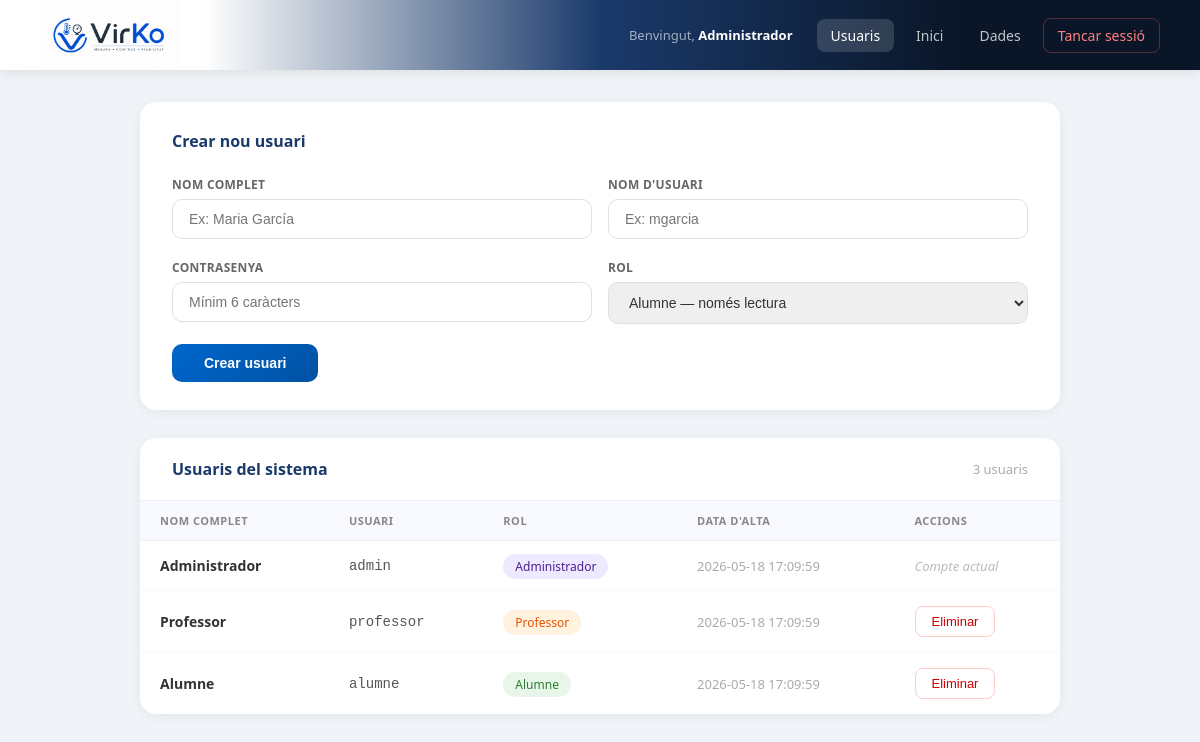
Screenshot of /admin.php (signed in) with the database file from the repository.
### tables this page shows
CREATE TABLE IF NOT EXISTS usuaris (
  id          INT AUTO_INCREMENT PRIMARY KEY,
  usuari      VARCHAR(50) UNIQUE,
  contrasenya VARCHAR(255),
  rol         VARCHAR(10),
  nom_complet VARCHAR(100),
  creat       TIMESTAMP DEFAULT CURRENT_TIMESTAMP
);

### web/admin.php (the view, shortened to what this page needs)
<?php
$conn = new mysqli("db", "root", "root", "virko");
$usuaris = $conn->query("SELECT id, usuari, nom_complet, rol, creat FROM usuaris ORDER BY FIELD(rol,'ADMIN','RW','R'), usuari");
$nom_complet = $_SESSION['nom_complet'];
?>
<!DOCTYPE html>
<html lang="ca">
<head>
</head>
<body>
<header>
  <img src="logo.png" alt="VirKO">
  <div style="display:flex;align-items:center;gap:16px">
    <span class="usuari-info">Benvingut, <strong><?= htmlspecialchars($nom_complet) ?></strong></span>
    <nav class="nav">
      <a href="admin.php" class="actiu">Usuaris</a>
      <a href="gestio.php">Inici</a>
      <a href="dades.php">Dades</a>
      <a href="?logout" class="logout">Tancar sessió</a>
    </nav>
  </div>
</header>
<main>
  <div class="formulari">
    <h2>Crear nou usuari</h2>
    <form method="POST">
      <div class="grid">
        <div>
          <label>Nom complet</label>
          <input type="text" name="nom_complet" placeholder="Ex: Maria García" required>
        </div>
        <div>
          <label>Nom d'usuari</label>
          <input type="text" name="usuari" placeholder="Ex: mgarcia" required>
        </div>
        <div>
          <label>Contrasenya</label>
          <input type="password" name="contrasenya" placeholder="Mínim 6 caràcters" required minlength="6">
        </div>
        <div>
          <label>Rol</label>
          <select name="rol">
            <option value="R">Alumne — només lectura</option>
          </select>
        </div>
      </div>
      <button type="submit" name="crear_usuari" class="crear">Crear usuari</button>
    </form>
  </div>
  <div class="taula-wrap">
    <div class="taula-cap">
      <h2>Usuaris del sistema</h2>
      <span><?= $usuaris->num_rows ?> usuaris</span>
    </div>
    <table>
      <tr>
        <th>Nom complet</th>
        <th>Usuari</th>
        <th>Rol</th>
        <th>Data d'alta</th>
        <th>Accions</th>
      </tr>
      <?php while ($u = $usuaris->fetch_assoc()): ?>
      <tr>
        <td><strong><?= htmlspecialchars($u['nom_complet']) ?></strong></td>
        <td style="font-family:monospace;color:#555"><?= htmlspecialchars($u['usuari']) ?></td>
        <td>
          <?php if ($u['rol'] === 'ADMIN'): ?>
            <span class="tag-admin">Administrador</span>
          <?php elseif ($u['rol'] === 'RW'): ?>
            <span class="tag-rw">Professor</span>
          <?php else: ?>
            <span class="tag-r">Alumne</span>
          <?php endif; ?>
        </td>
        <td style="color:#aaa;font-size:13px"><?= $u['creat'] ?></td>
        <td>
          <?php if ($u['usuari'] !== $_SESSION['usuari']): ?>
          <form method="POST" onsubmit="return confirm('Segur que vols eliminar <?= htmlspecialchars($u['nom_complet']) ?>?')">
            <button type="submit" name="eliminar_usuari" class="eliminar">Eliminar</button>
          </form>
          <?php else: ?>
          <span class="compte-actual">Compte actual</span>
          <?php endif; ?>
        </td>
      </tr>
      <?php endwhile; ?>
    </table>
  </div>
</main>
</body>
</html>

### web/admin.php (style rules this page uses)
* { box-sizing: border-box; margin: 0; padding: 0; }
body { font-family: 'Segoe UI', sans-serif; background: #f0f4f8; min-height: 100vh; }
header { background: linear-gradient(to right, #ffffff 0%, #ffffff 17%, #1a3a6b 50%, #0a1628 80%); padding: 0 40px; display: flex; align-items: center; justify-content: space-between; height: 70px; box-shadow: 0 2px 12px rgba(0,0,0,0.1); }
header img { height: 70px; }
.nav { display: flex; gap: 8px; align-items: center; }
.nav a { color: rgba(255,255,255,0.75); text-decoration: none; font-size: 14px; padding: 7px 14px; border-radius: 8px; transition: background .2s; }
.nav a.actiu { background: rgba(255,255,255,0.15); color: white; }
.nav .logout { color: #ff8080; border: 1px solid rgba(255,100,100,0.3); }
.usuari-info { color: rgba(255,255,255,0.6); font-size: 13px; margin-right: 8px; }
.usuari-info strong { color: white; }
main { max-width: 960px; margin: 32px auto; padding: 0 20px; }
.formulari { background: white; padding: 28px 32px; border-radius: 16px; box-shadow: 0 2px 12px rgba(0,0,0,0.06); margin-bottom: 28px; }
.formulari h2 { font-size: 16px; color: #1a3a6b; margin-bottom: 20px; font-weight: 600; }
.grid { display: grid; grid-template-columns: 1fr 1fr; gap: 16px; }
label { display: block; font-size: 12px; font-weight: 600; color: #666; margin-bottom: 6px; margin-top: 4px; text-transform: uppercase; letter-spacing: 0.3px; }
input, select { width: 100%; padding: 11px 16px; border: 1.5px solid #e0e0e0; border-radius: 10px; font-size: 14px; transition: border .2s; color: #333; }
button.crear { margin-top: 20px; padding: 11px 32px; background: linear-gradient(135deg, #0066cc, #0052a3); color: white; border: none; border-radius: 10px; font-size: 14px; font-weight: 600; cursor: pointer; transition: transform .1s, box-shadow .2s; }
.taula-wrap { background: white; border-radius: 16px; box-shadow: 0 2px 12px rgba(0,0,0,0.06); overflow: hidden; }
.taula-cap { padding: 20px 32px; border-bottom: 1px solid #f0f0f0; display: flex; justify-content: space-between; align-items: center; }
.taula-cap h2 { font-size: 16px; color: #1a3a6b; font-weight: 600; }
.taula-cap span { font-size: 13px; color: #aaa; }
table { width: 100%; border-collapse: collapse; }
th { background: #f8faff; padding: 12px 20px; text-align: left; font-size: 11px; color: #888; font-weight: 600; border-bottom: 1px solid #f0f0f0; text-transform: uppercase; letter-spacing: 0.5px; }
td { padding: 15px 20px; font-size: 14px; color: #333; border-bottom: 1px solid #f8f8f8; }
tr:last-child td { border-bottom: none; }
.tag-admin { background: #ede9fe; color: #4c1d95; padding: 4px 12px; border-radius: 20px; font-size: 12px; font-weight: 500; }
.tag-rw { background: #fff3e0; color: #e65100; padding: 4px 12px; border-radius: 20px; font-size: 12px; font-weight: 500; }
.tag-r { background: #e8f5e9; color: #2e7d32; padding: 4px 12px; border-radius: 20px; font-size: 12px; font-weight: 500; }
button.eliminar { padding: 7px 16px; background: white; color: #cc0000; border: 1.5px solid #ffcccc; border-radius: 8px; font-size: 13px; cursor: pointer; transition: background .2s; }
.compte-actual { color: #bbb; font-size: 13px; font-style: italic; }

### rows the page displays
usuaris: nom_complet "Administrador", usuari "admin", rol "Administrador", creat "2026-05-18 17:09:59", shows "Compte actual"
usuaris: nom_complet "Professor", usuari "professor", rol "Professor", creat "2026-05-18 17:09:59"
usuaris: nom_complet "Alumne", usuari "alumne", rol "Alumne", creat "2026-05-18 17:09:59"

### other values shown
$nom_complet "Administrador"
$usuaris->num_rows "3"
